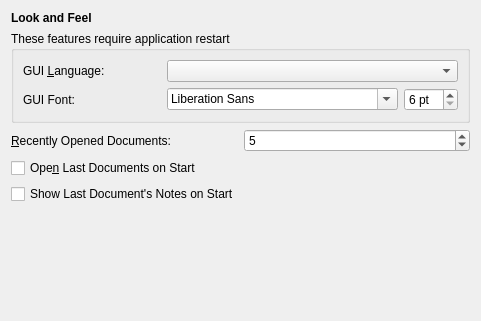
<?xml version="1.0" encoding="UTF-8"?>
<ui version="4.0">
 <class>PrefsLNFWidget</class>
 <widget class="QWidget" name="PrefsLNFWidget">
  <property name="geometry">
   <rect>
    <x>0</x>
    <y>0</y>
    <width>481</width>
    <height>321</height>
   </rect>
  </property>
  <layout class="QGridLayout" name="gridLayout">
   <item row="0" column="0">
    <widget class="QLabel" name="titleLabel">
     <property name="font">
      <font>
       <weight>75</weight>
       <bold>true</bold>
      </font>
     </property>
     <property name="text">
      <string>Look and Feel</string>
     </property>
    </widget>
   </item>
   <item row="1" column="0">
    <widget class="QGroupBox" name="groupBox_3">
     <property name="title">
      <string>These features require application restart</string>
     </property>
     <layout class="QGridLayout" name="gridLayout_2">
      <item row="0" column="0">
       <widget class="QLabel" name="label_3">
        <property name="text">
         <string>GUI &amp;Language:</string>
        </property>
        <property name="buddy">
         <cstring>languageComboBox</cstring>
        </property>
       </widget>
      </item>
      <item row="0" column="1">
       <widget class="QComboBox" name="languageComboBox">
        <property name="toolTip">
         <string>Select the application interface language</string>
        </property>
       </widget>
      </item>
      <item row="1" column="0">
       <widget class="QLabel" name="label">
        <property name="text">
         <string>GUI Font:</string>
        </property>
       </widget>
      </item>
      <item row="1" column="1">
       <layout class="QHBoxLayout" name="horizontalLayout">
        <item>
         <widget class="QFontComboBox" name="fontComboBox">
          <property name="toolTip">
           <string>Select application font (menu, dialogs, etc.). This option is used mainly in MS Windows systems.</string>
          </property>
         </widget>
        </item>
        <item>
         <widget class="QSpinBox" name="fontSpinBox">
          <property name="suffix">
           <string> pt</string>
          </property>
          <property name="minimum">
           <number>6</number>
          </property>
          <property name="maximum">
           <number>99</number>
          </property>
         </widget>
        </item>
       </layout>
      </item>
     </layout>
    </widget>
   </item>
   <item row="2" column="0">
    <layout class="QHBoxLayout">
     <property name="spacing">
      <number>6</number>
     </property>
     <property name="margin">
      <number>0</number>
     </property>
     <item>
      <widget class="QLabel" name="label_4">
       <property name="text">
        <string>&amp;Recently Opened Documents:</string>
       </property>
       <property name="buddy">
        <cstring>recentlyUsedSpinBox</cstring>
       </property>
      </widget>
     </item>
     <item>
      <widget class="QSpinBox" name="recentlyUsedSpinBox">
       <property name="toolTip">
        <string>Count of the items in the Recent menu</string>
       </property>
       <property name="minimum">
        <number>1</number>
       </property>
       <property name="value">
        <number>5</number>
       </property>
      </widget>
     </item>
    </layout>
   </item>
   <item row="3" column="0">
    <widget class="QCheckBox" name="openLastDBCheckBox">
     <property name="toolTip">
      <string>Remember the last used database for next application start</string>
     </property>
     <property name="text">
      <string>Ope&amp;n Last Documents on Start</string>
     </property>
    </widget>
   </item>
   <item row="4" column="0">
    <widget class="QCheckBox" name="openLastSqlFileCheckBox">
     <property name="text">
      <string>Show Last Document's Notes on Start</string>
     </property>
    </widget>
   </item>
   <item row="5" column="0">
    <spacer>
     <property name="orientation">
      <enum>Qt::Vertical</enum>
     </property>
     <property name="sizeHint" stdset="0">
      <size>
       <width>304</width>
       <height>144</height>
      </size>
     </property>
    </spacer>
   </item>
  </layout>
 </widget>
 <resources/>
 <connections/>
</ui>
